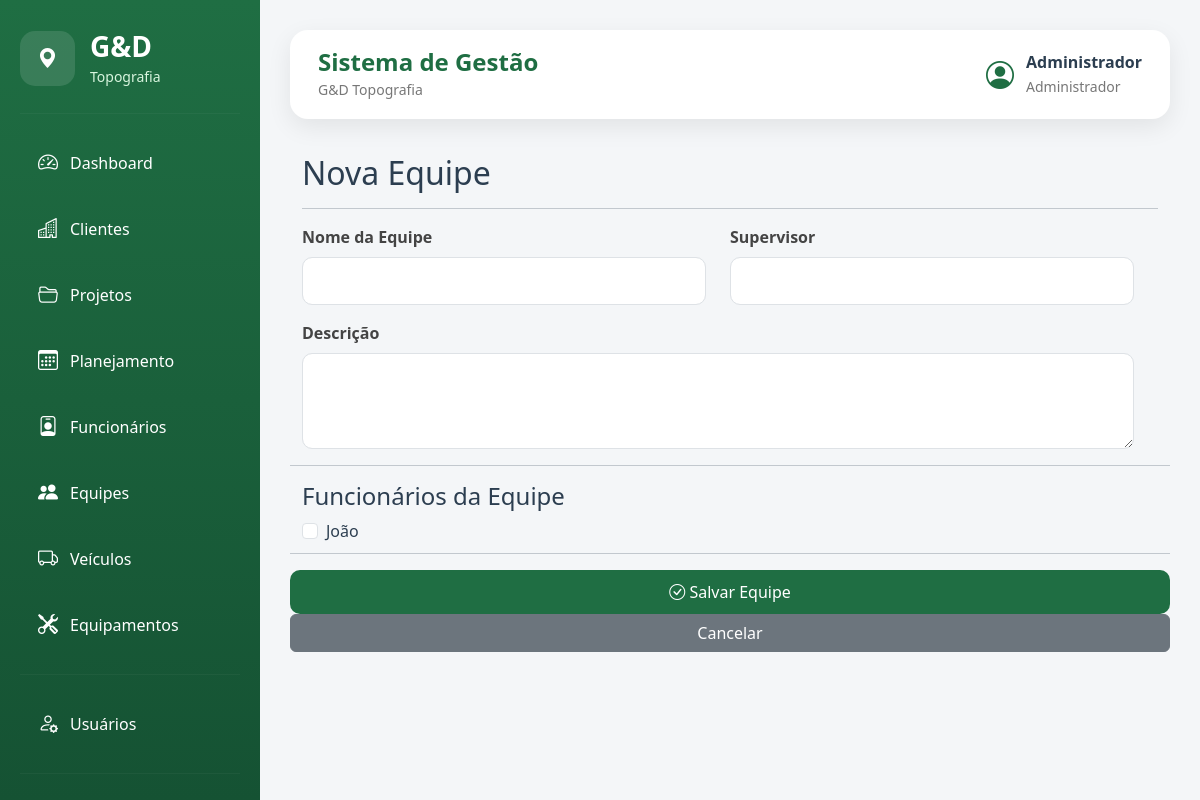
The app's page /equipes/nova (signed in) with its own data.
### models/usuario.py (models this page shows, shortened)
class Usuario(UserMixin, db.Model):
    __tablename__ = "usuarios"
    id = db.Column(db.Integer, primary_key=True)
    nome = db.Column(db.String(100), nullable=False)
    email = db.Column(db.String(120), unique=True, nullable=False)
    senha = db.Column(db.String(255), nullable=False)
    perfil = db.Column(
        db.String(50),
        nullable=False,
        default="Administrador"
    )
    ativo = db.Column(
        db.Boolean,
        nullable=False,
        default=True
    )
    data_criacao = db.Column(
        db.DateTime,
        default=datetime.utcnow
    )
    ultimo_login = db.Column(
        db.DateTime,
        nullable=True
    )
    ultimo_acesso = db.Column(
        db.DateTime,
        nullable=True
    )
    foto = db.Column(
        db.String(255),
        nullable=True
    )
    telefone = db.Column(
        db.String(20),
        nullable=True
    )
    observacoes = db.Column(
        db.Text,
        nullable=True
    )

### models/funcionario.py (models this page shows, shortened)
class Funcionario(db.Model):
    __tablename__ = "funcionarios"
    id = db.Column(db.Integer, primary_key=True)
    nome = db.Column(db.String(150), nullable=False)
    cpf = db.Column(db.String(14))
    telefone = db.Column(db.String(20))
    email = db.Column(db.String(150))
    cargo = db.Column(db.String(80))
    funcao = db.Column(db.String(80))
    status = db.Column(
        db.String(20),
        default="Disponível"
    )
    observacoes = db.Column(db.Text)

### routes/equipes.py (the view)
@equipes.route("/equipes/nova")
@login_required
def nova_equipe():
    funcionarios = Funcionario.query.order_by(
        Funcionario.nome
    ).all()
    return render_template(
        "nova_equipe.html",
        funcionarios=funcionarios
    )

### app.py (called while the page is built)
@app.context_processor
def inject_csrf_token():
    return dict(csrf_token=generate_csrf)

@login_manager.user_loader
def load_user(user_id):
    return Usuario.query.get(int(user_id))

### templates/nova_equipe.html (shortened to what this page needs)
{% extends "layout/base.html" %}
{% block content %}
<div class="container-fluid">
    <h2>Nova Equipe</h2>
    <hr>
    <form action="/equipes/salvar" method="POST">
        <form action="/clientes/salvar" method="POST">
    <div class="row">
        <div class="row">
            <div class="col-md-6 mb-3">
                <label class="form-label">Nome da Equipe</label>
                <input
                    type="text"
                    class="form-control"
                    name="nome"
                    required>
            </div>
            <div class="col-md-6 mb-3">
                <label class="form-label">Supervisor</label>
                <input
                    type="text"
                    class="form-control"
                    name="supervisor">
            </div>
            <div class="col-md-12 mb-3">
                <label class="form-label">Descrição</label>
                <textarea
                    class="form-control"
                    rows="3"
                    name="descricao"></textarea>
            </div>
        </div>
        <hr>
        <h4>Funcionários da Equipe</h4>
        <div class="row">
            {% for funcionario in funcionarios %}
            <div class="col-md-4 mb-2">
                <div class="form-check">
                    <input
                        class="form-check-input"
                        type="checkbox"
                        name="funcionarios"
                        value="{{ funcionario.id }}"
                        id="func{{ funcionario.id }}">
                    <label
                        class="form-check-label"
                        for="func{{ funcionario.id }}">
                        {{ funcionario.nome }}
                    </label>
                </div>
            </div>
            {% endfor %}
        </div>
        <hr>
        <button class="btn btn-success">
            <i class="bi bi-check-circle"></i>
            Salvar Equipe
        </button>
        <a href="/equipes" class="btn btn-secondary">
            Cancelar
        </a>
    </form>
</div>
{% endblock %}

### templates/layout/base.html (shortened to what this page needs)
<!DOCTYPE html>
<html lang="pt-BR">
<head>
    <link href="https://cdn.jsdelivr.net/npm/bootstrap@5.3.3/dist/css/bootstrap.min.css" rel="stylesheet">
    <link href="https://cdn.jsdelivr.net/npm/bootstrap-icons@1.11.3/font/bootstrap-icons.css" rel="stylesheet">
    <link rel="stylesheet" href="{{ url_for('static', filename='css/style.css') }}">
</head>
<body>
    <div class="sidebar">
        <div class="logo">
            <div class="logo-icon">
                <i class="bi bi-geo-alt-fill"></i>
            </div>
            <div>
                <h3>G&D</h3>
                <small>Topografia</small>
            </div>
        </div>
        <hr>
        <a href="{{ url_for('dashboard.inicio') }}">
            <i class="bi bi-speedometer2"></i>
            <span>Dashboard</span>
        </a>
        <a href="{{ url_for('clientes.listar_clientes') }}">
            <i class="bi bi-buildings"></i>
            <span>Clientes</span>
        </a>
        <a href="{{ url_for('projetos.listar_projetos') }}">
            <i class="bi bi-folder2-open"></i>
            <span>Projetos</span>
        </a>
        <a href="{{ url_for('planejamento.listar_planejamento') }}">
            <i class="bi bi-calendar3"></i>
            <span>Planejamento</span>
        </a>
        <a href="{{ url_for('funcionarios.listar_funcionarios') }}">
            <i class="bi bi-person-badge"></i>
            <span>Funcionários</span>
        </a>
        <a href="{{ url_for('equipes.listar_equipes') }}">
            <i class="bi bi-people-fill"></i>
            <span>Equipes</span>
        </a>
        <a href="{{ url_for('veiculos.listar_veiculos') }}">
            <i class="bi bi-truck"></i>
            <span>Veículos</span>
        </a>
        <a href="{{ url_for('equipamentos.listar_equipamentos') }}">
            <i class="bi bi-tools"></i>
            <span>Equipamentos</span>
        </a>
        <hr>
        <a href="{{ url_for('usuarios.listar_usuarios') }}">
            <i class="bi bi-person-gear"></i>
            <span>Usuários</span>
        </a>
        <hr>
        <a href="{{ url_for('auth.logout') }}">
        </a>
    </div>
    <div class="conteudo">
        <div class="topbar">
            <div>
                <h4>Sistema de Gestão</h4>
                <small>G&D Topografia</small>
            </div>
            <div class="topbar-right">
                <div class="usuario">
                    <i class="bi bi-person-circle fs-3"></i>
                    <div>
                        <strong>
                            {{ current_user.nome }}
                        </strong>
                        <small>
                            {{ current_user.perfil }}
                        </small>
                    </div>
                </div>
            </div>
        </div>
        {% block content %}
        {% endblock %}
    </div>
</body>
</html>

### static/css/style.css (style rules this page uses)
:root { --verde-principal:#1F6E43; --verde-secundario:#2E8B57; --verde-escuro:#155233; --cinza-claro:#F4F6F8; --cinza:#D8DEE4; --texto:#2C3E50; --branco:#FFFFFF; --sombra:0 8px 25px rgba(0,0,0,.08); --radius:18px; }
* { margin:0; padding:0; box-sizing:border-box; }
body { background:var(--cinza-claro); font-family:"Segoe UI",Tahoma,Geneva,Verdana,sans-serif; color:var(--texto); overflow-x:hidden; }
.sidebar { position:fixed; top:0; left:0; width:260px; height:100vh; background:linear-gradient( 180deg, var(--verde-principal), var(--verde-escuro) ); color:white; padding:30px 20px; overflow-y:auto; overflow-x:hidden; z-index:1000; }
.logo { display:flex; align-items:center; gap:15px; margin-bottom:25px; }
.logo-icon { width:55px; height:55px; border-radius:15px; background:rgba(255,255,255,.12); display:flex; align-items:center; justify-content:center; font-size:28px; }
.logo h3 { margin:0; font-weight:700; }
.logo small { color:#d9f6df; }
.sidebar hr { border-color:rgba(255,255,255,.15); margin:20px 0; }
.sidebar a { display:flex; align-items:center; gap:12px; color:white; text-decoration:none; padding:14px 18px; border-radius:12px; margin-bottom:8px; transition:.25s; }
.sidebar i { font-size:20px; }
.conteudo { margin-left:260px; width:calc(100% - 260px); min-height:100vh; padding:30px; }
.topbar { background:white; border-radius:18px; padding:18px 28px; display:flex; justify-content:space-between; align-items:center; margin-bottom:35px; box-shadow:var(--sombra); }
.topbar h4 { margin:0; color:var(--verde-principal); font-weight:700; }
.topbar small { color:#777; }
.topbar-right { display:flex; align-items:center; gap:20px; }
.usuario { display:flex; align-items:center; gap:12px; }
.usuario i { color:var(--verde-principal); }
.usuario strong { display:block; }
.usuario small { color:#777; }
.btn-success { background:var(--verde-principal); border:none; border-radius:10px; padding:10px 18px; }
.form-control, .form-select { border-radius:10px; padding:11px; }
.form-label { font-weight:600; color:#444; }

### records on screen
Usuario: nome "Administrador", perfil "Administrador"
Funcionario: nome "João"
